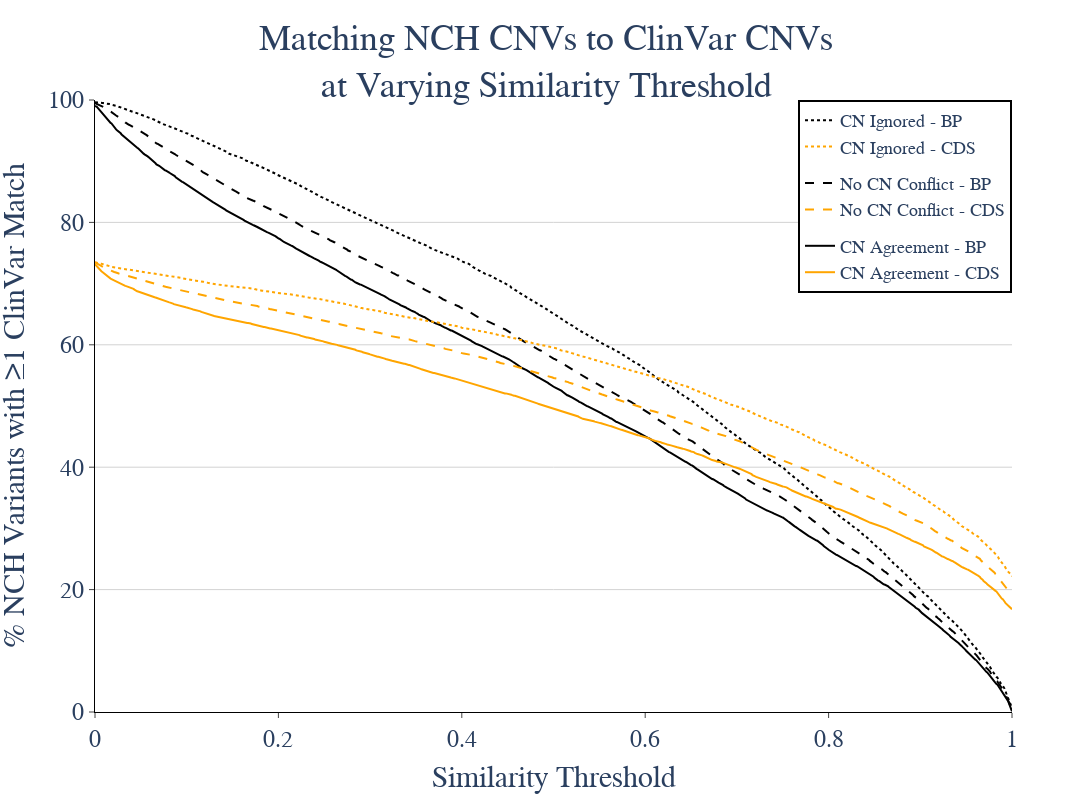

The notebook cell saved with this chart:
### Markdown cell above
## Matching to full search space

### Code cell
fig = jaccard_matching_figure(dm)
fig.show()

### Figure 1 — Plotly figure (JSON) as saved in the notebook; plotly's stock layout.template omitted (floating-point values rounded to 4 significant figures; data arrays with more than 128 entries replaced by an {"elided": "..."} marker saying what was removed)
{"data": [{"legendgroup": "ignore", "line": {"dash": "dot"}, "marker": {"color": "black"}, "name": "CN Ignored - BP", "type": "scatter", "x": {"elided": "1001 float values"}, "y": {"elided": "1001 float values"}}, {"legendgroup": "no_disagree", "line": {"dash": "dash"}, "marker": {"color": "black"}, "name": "No CN Conflict - BP", "type": "scatter", "x": {"elided": "1001 float values"}, "y": {"elided": "1001 float values"}}, {"legendgroup": "agree", "line": {"dash": "solid"}, "marker": {"color": "black"}, "name": "CN Agreement - BP", "type": "scatter", "x": {"elided": "1001 float values"}, "y": {"elided": "1001 float values"}}, {"legendgroup": "ignore", "line": {"dash": "dot"}, "marker": {"color": "orange"}, "name": "CN Ignored - CDS", "type": "scatter", "x": {"elided": "1001 float values"}, "y": {"elided": "1001 float values"}}, {"legendgroup": "no_disagree", "line": {"dash": "dash"}, "marker": {"color": "orange"}, "name": "No CN Conflict - CDS", "type": "scatter", "x": {"elided": "1001 float values"}, "y": {"elided": "1001 float values"}}, {"legendgroup": "agree", "line": {"dash": "solid"}, "marker": {"color": "orange"}, "name": "CN Agreement - CDS", "type": "scatter", "x": {"elided": "1001 float values"}, "y": {"elided": "1001 float values"}}], "layout": {"font": {"family": "Arial", "size": 24}, "height": 800, "legend": {"bordercolor": "black", "borderwidth": 2, "font": {"size": 18}, "x": 1, "xanchor": "right", "y": 1, "yanchor": "top"}, "plot_bgcolor": "white", "title": {"font": {"size": 36}, "text": "Matching NCH CNVs to ClinVar CNVs<br>at Varying Similarity Threshold", "x": 0.5}, "width": 1200, "xaxis": {"linecolor": "black", "range": [0, 1], "ticks": "outside", "title": {"font": {"size": 30}, "text": "Similarity Threshold"}}, "yaxis": {"gridcolor": "lightgray", "linecolor": "black", "range": [0, 100], "ticks": "outside", "title": {"font": {"size": 30}, "text": "% NCH Variants with ≥1 ClinVar Match"}}}}
